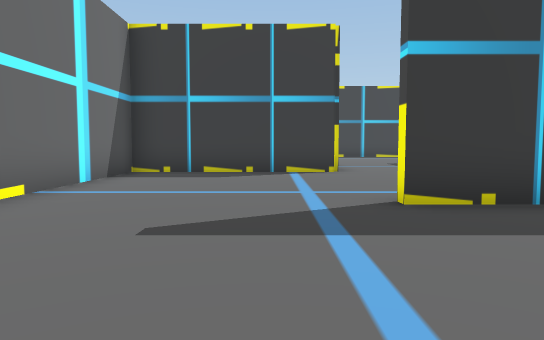
view 1 (above)

24 first-person views from a walk through a Unity game level. The camera is 1.4 m above the floor, tilts 4° down and sees 70° across. The floor is counted in squares, 2 m on a side. Each view is taken from the middle of a square. On the plan, view 1 faces up. The plan holds only what a view shows up to about 11 squares ahead; the rest is blank. The place goes on beyond the plan.

view 2
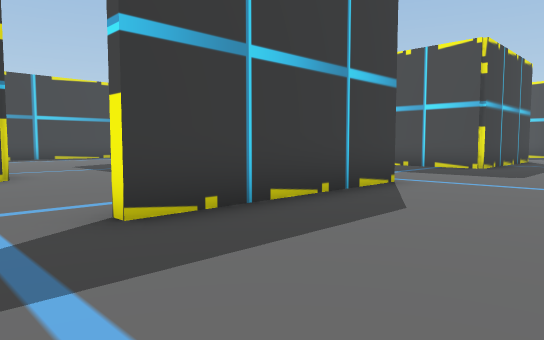

view 3
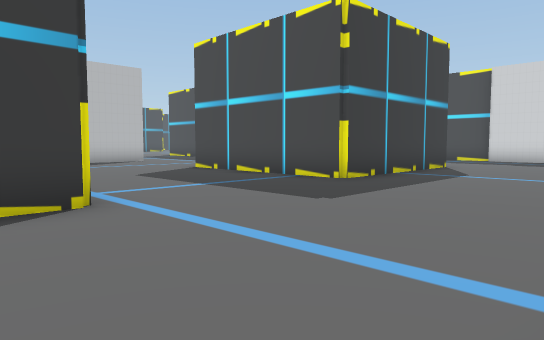

view 4
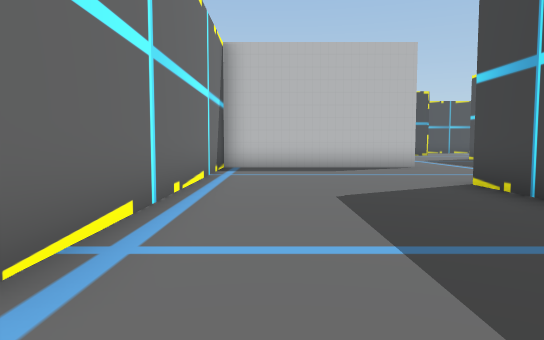

view 5
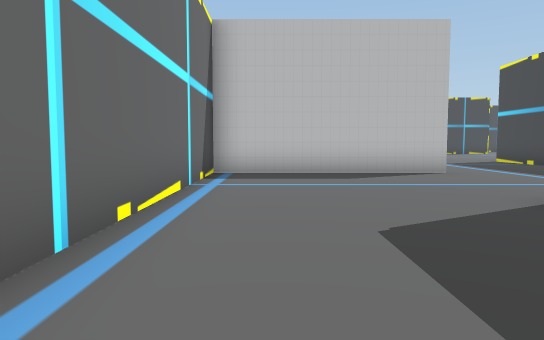

view 6
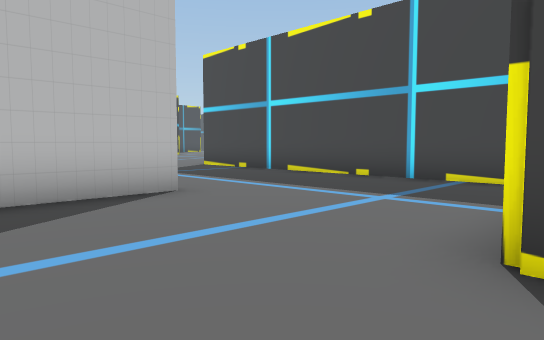

view 7
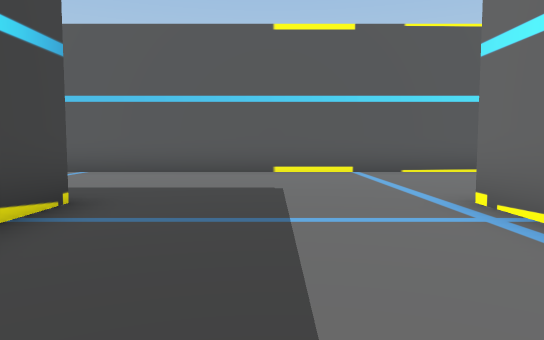

view 8
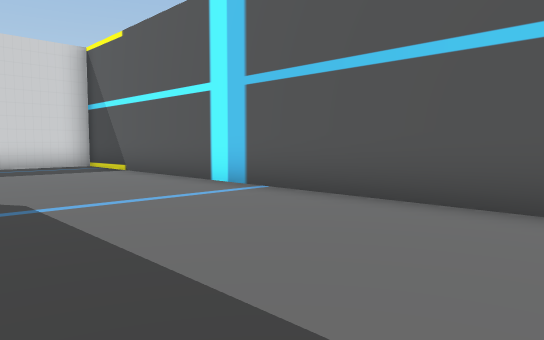

view 9
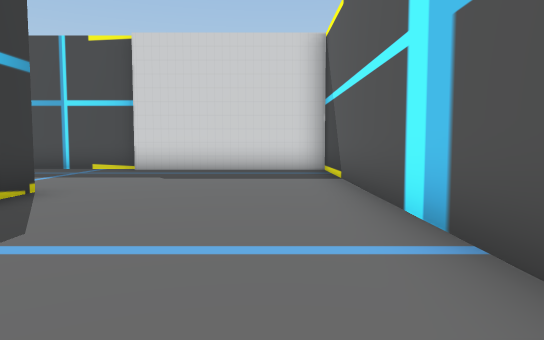

view 10
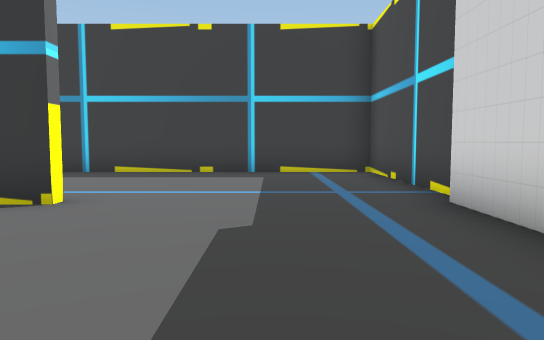

view 11
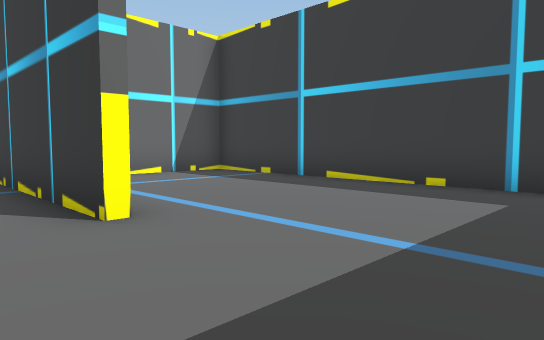

view 12
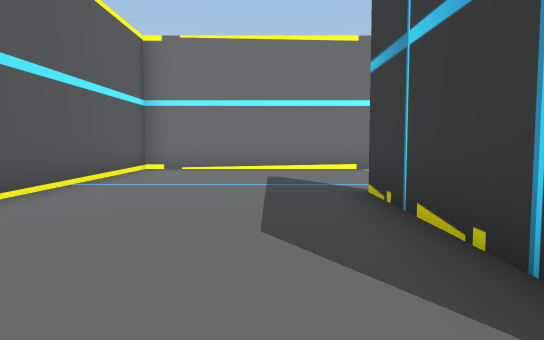

view 13
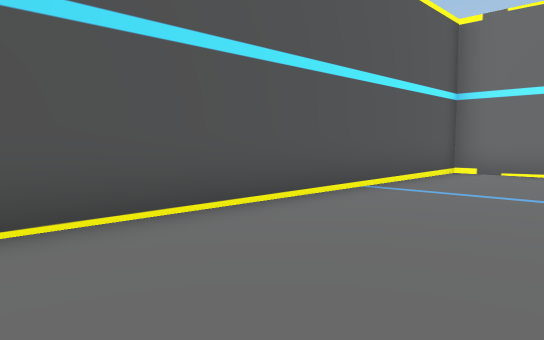

view 14
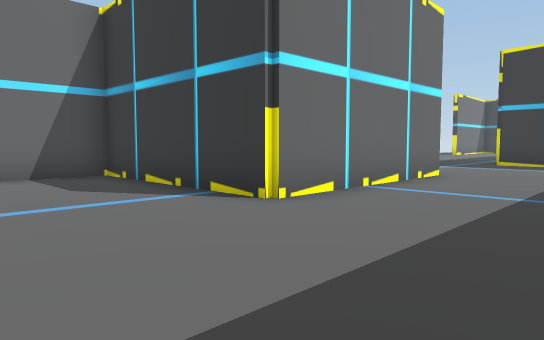

view 15
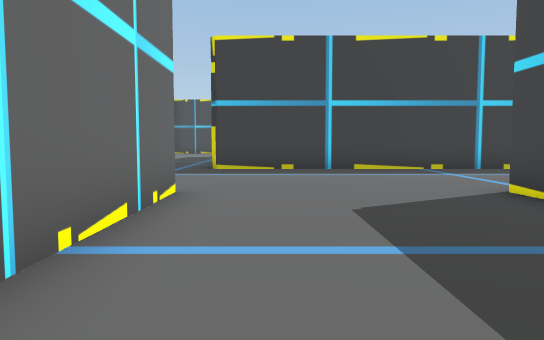

view 16
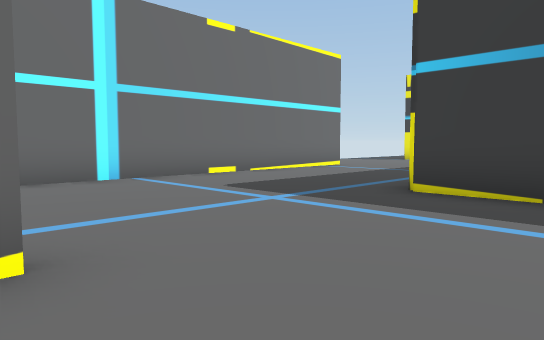

view 17
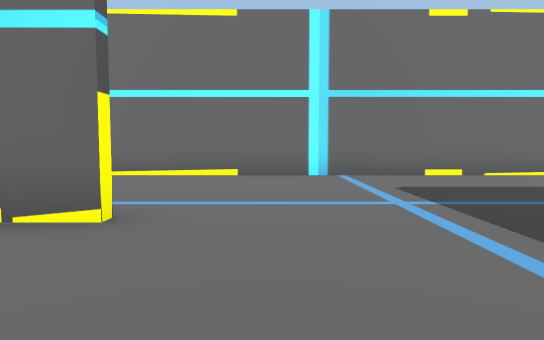

view 18
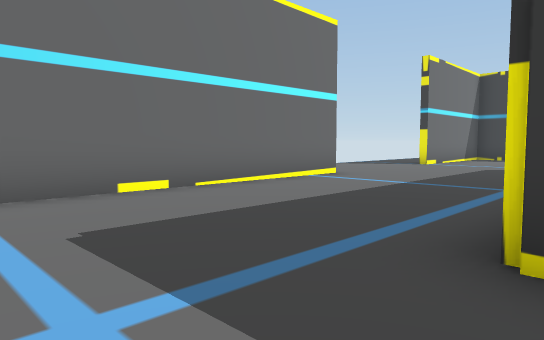

view 19
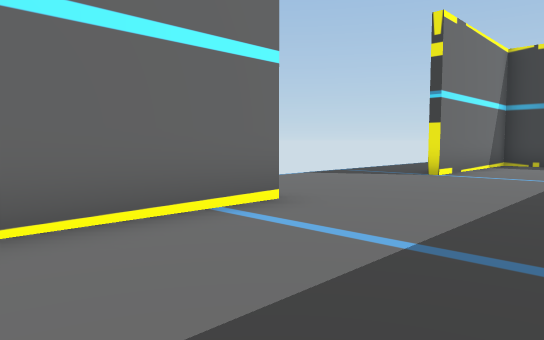

view 20
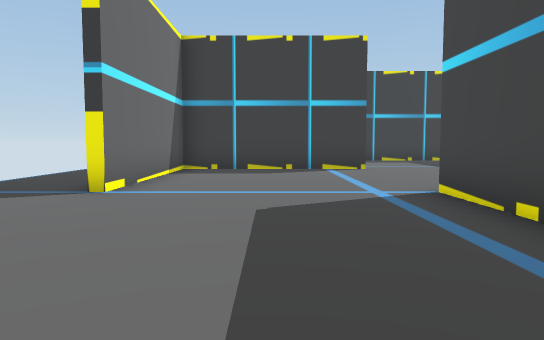

view 21
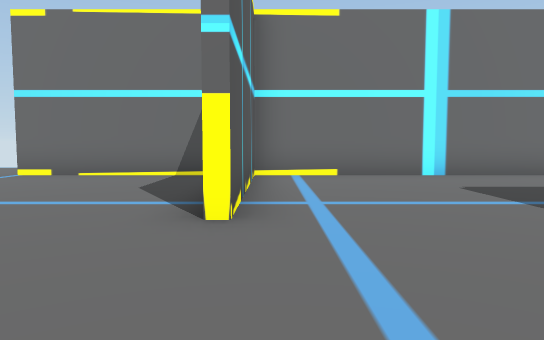

view 22
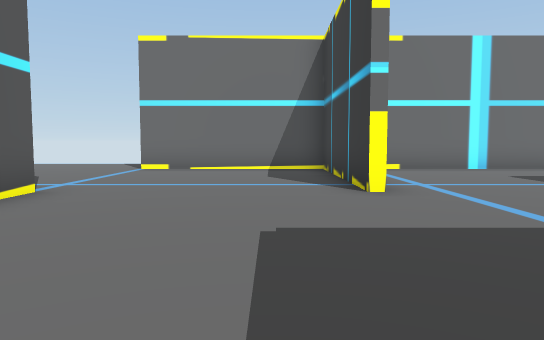

view 23
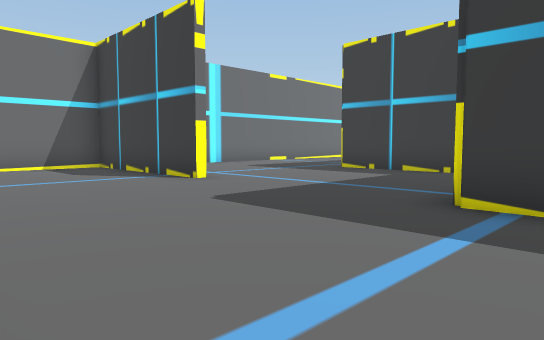

view 24
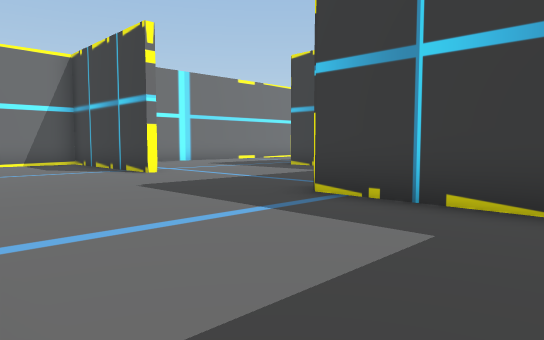

### Floor plan
Points are (right, up) in squares from view 1. A wall is a line through its corners. A room is listed if a view was taken in it or the views show most of it. See-through windows are left out.
Room 1 (views 1, 2, 3, 4, 5, 6, 7, 8, 9, 10, 11, 12, 13, 14, 15, 16, 17, 18, 19, 20, 21, 22, 23, 24)
walls: (9.4, 19.4) (1.4, 19.4); (6.4, 13.8) (6.4, 14.5); (1.6, 14.6) (1.6, 9.4) (-3.4, 9.4) (-3.4, -0.4) (21.1, -0.4) (21.1, 4.6); (12.1, 14) (6.6, 14) (6.6, 4.4) (1.5, 4.4); (1.4, 27.2) (1.4, 29.6) (2.2, 29.6); (-3.4, 24.6) (-3.4, 12.5); (16.4, 10.8) (16.4, 17.2); (9.2, 34.4) (6.4, 34.4); (1.6, 34.4) (-3.4, 34.4) (-3.4, 29.5); (16.6, 4.4) (11.4, 4.4) (11.4, 9.6); (4.6, 39.4) (1.8, 39.4); (21.4, 4.6) (21.4, 9.4) (11.6, 9.4) (11.6, 6.9); (-3.4, 40.9) (-3.4, 34.6) (1.5, 34.6)

Where each view was taken, in squares from view 1:
view 1: 0 up, 0 right, facing up
view 2: 1 up, 0 right, facing up-right
view 3: 0 up, 5 right, facing up-right
view 4: 3 up, 8 right, facing up
view 5: 5 up, 8 right, facing up
view 6: 9 up, 9 right, facing up-right
view 7: 9 up, 9 right, facing down
view 8: 4 up, 9 right, facing down-right
view 9: 1 up, 11 right, facing right
view 10: 0 up, 19 right, facing up
view 11: 3 up, 20 right, facing up-left
view 12: 3 up, 7 right, facing left
view 13: 3 up, 6 right, facing down-left
view 14: 6 up, 5 right, facing up-left
view 15: 9 up, 3 right, facing up
view 16: 14 up, 4 right, facing up-left
view 17: 16 up, 5 right, facing left
view 18: 17 up, 2 right, facing up-left
view 19: 21 up, 0 right, facing up-left
view 20: 24 up, 1 left, facing up
view 21: 35 up, 5 right, facing left
view 22: 33 up, 7 right, facing left
view 23: 30 up, 8 right, facing up-left
view 24: 30 up, 10 right, facing up-left
